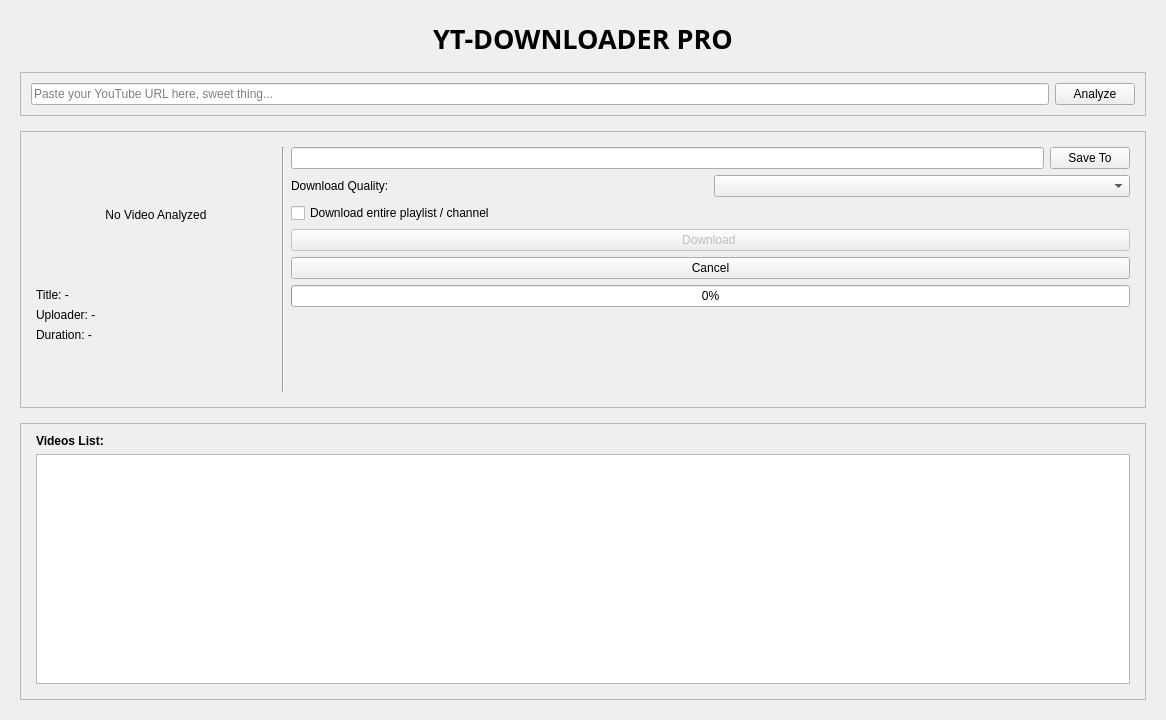
<?xml version="1.0" encoding="UTF-8"?>
<ui version="4.0">
 <class>MainWindow</class>
 <widget class="QMainWindow" name="MainWindow">
  <property name="geometry">
   <rect>
    <x>0</x>
    <y>0</y>
    <width>1166</width>
    <height>720</height>
   </rect>
  </property>
  <property name="windowTitle">
   <string>YT-Downloader PRO v68</string>
  </property>
  <property name="windowIcon">
   <iconset>
    <normaloff>ui/youtube.svg</normaloff>ui/youtube.svg</iconset>
  </property>
  <widget class="QWidget" name="centralwidget">
   <layout class="QVBoxLayout" name="mainLayout">
    <property name="spacing">
     <number>15</number>
    </property>
    <property name="leftMargin">
     <number>20</number>
    </property>
    <property name="topMargin">
     <number>20</number>
    </property>
    <property name="rightMargin">
     <number>20</number>
    </property>
    <property name="bottomMargin">
     <number>20</number>
    </property>
    <item>
     <widget class="QLabel" name="appTitle">
      <property name="font">
       <font>
        <family>Outfit</family>
        <pointsize>20</pointsize>
        <bold>true</bold>
       </font>
      </property>
      <property name="text">
       <string>YT-DOWNLOADER PRO</string>
      </property>
      <property name="alignment">
       <set>Qt::AlignmentFlag::AlignCenter</set>
      </property>
     </widget>
    </item>
    <item>
     <widget class="QFrame" name="inputFrame">
      <property name="frameShape">
       <enum>QFrame::Shape::StyledPanel</enum>
      </property>
      <layout class="QHBoxLayout" name="horizontalLayout">
       <property name="leftMargin">
        <number>10</number>
       </property>
       <property name="topMargin">
        <number>10</number>
       </property>
       <property name="rightMargin">
        <number>10</number>
       </property>
       <property name="bottomMargin">
        <number>10</number>
       </property>
       <item>
        <widget class="QLineEdit" name="urlInput">
         <property name="placeholderText">
          <string>Paste your YouTube URL here, sweet thing...</string>
         </property>
        </widget>
       </item>
       <item>
        <widget class="QPushButton" name="fetchBtn">
         <property name="text">
          <string>Analyze</string>
         </property>
        </widget>
       </item>
      </layout>
     </widget>
    </item>
    <item>
     <widget class="QFrame" name="panelFrame">
      <property name="frameShape">
       <enum>QFrame::Shape::StyledPanel</enum>
      </property>
      <layout class="QHBoxLayout" name="panelLayout">
       <property name="leftMargin">
        <number>15</number>
       </property>
       <property name="topMargin">
        <number>15</number>
       </property>
       <property name="rightMargin">
        <number>15</number>
       </property>
       <property name="bottomMargin">
        <number>15</number>
       </property>
       <item>
        <widget class="QWidget" name="metaWidget" native="true">
         <layout class="QVBoxLayout" name="metaLayout">
          <property name="leftMargin">
           <number>0</number>
          </property>
          <property name="topMargin">
           <number>0</number>
          </property>
          <property name="rightMargin">
           <number>0</number>
          </property>
          <property name="bottomMargin">
           <number>0</number>
          </property>
          <item>
           <widget class="QLabel" name="thumbnail">
            <property name="minimumSize">
             <size>
              <width>240</width>
              <height>135</height>
             </size>
            </property>
            <property name="maximumSize">
             <size>
              <width>240</width>
              <height>135</height>
             </size>
            </property>
            <property name="text">
             <string>No Video Analyzed</string>
            </property>
            <property name="scaledContents">
             <bool>true</bool>
            </property>
            <property name="alignment">
             <set>Qt::AlignmentFlag::AlignCenter</set>
            </property>
           </widget>
          </item>
          <item>
           <widget class="QLabel" name="infoTitle">
            <property name="text">
             <string>Title: -</string>
            </property>
            <property name="wordWrap">
             <bool>true</bool>
            </property>
           </widget>
          </item>
          <item>
           <widget class="QLabel" name="infoAuthor">
            <property name="text">
             <string>Uploader: -</string>
            </property>
           </widget>
          </item>
          <item>
           <widget class="QLabel" name="infoDuration">
            <property name="text">
             <string>Duration: -</string>
            </property>
           </widget>
          </item>
          <item>
           <spacer name="verticalSpacer_1">
            <property name="orientation">
             <enum>Qt::Orientation::Vertical</enum>
            </property>
            <property name="sizeType">
             <enum>QSizePolicy::Policy::Expanding</enum>
            </property>
            <property name="sizeHint" stdset="0">
             <size>
              <width>0</width>
              <height>0</height>
             </size>
            </property>
           </spacer>
          </item>
         </layout>
        </widget>
       </item>
       <item>
        <widget class="QFrame" name="separator">
         <property name="frameShape">
          <enum>QFrame::Shape::VLine</enum>
         </property>
         <property name="frameShadow">
          <enum>QFrame::Shadow::Sunken</enum>
         </property>
        </widget>
       </item>
       <item>
        <widget class="QWidget" name="configWidget" native="true">
         <layout class="QVBoxLayout" name="configLayout">
          <property name="leftMargin">
           <number>0</number>
          </property>
          <property name="topMargin">
           <number>0</number>
          </property>
          <property name="rightMargin">
           <number>0</number>
          </property>
          <property name="bottomMargin">
           <number>0</number>
          </property>
          <item>
           <layout class="QHBoxLayout" name="dirLayout">
            <item>
             <widget class="QLineEdit" name="dirInput">
              <property name="readOnly">
               <bool>true</bool>
              </property>
             </widget>
            </item>
            <item>
             <widget class="QPushButton" name="browseBtn">
              <property name="text">
               <string>Save To</string>
              </property>
             </widget>
            </item>
           </layout>
          </item>
          <item>
           <layout class="QHBoxLayout" name="qualityLayout">
            <item>
             <widget class="QLabel" name="qualityTitle">
              <property name="text">
               <string>Download Quality:</string>
              </property>
             </widget>
            </item>
            <item>
             <widget class="QComboBox" name="qualityCombo"/>
            </item>
           </layout>
          </item>
          <item>
           <widget class="QCheckBox" name="playlistCheckbox">
            <property name="text">
             <string>Download entire playlist / channel</string>
            </property>
            <property name="checked">
             <bool>false</bool>
            </property>
           </widget>
          </item>
          <item>
           <widget class="QPushButton" name="downloadBtn">
            <property name="enabled">
             <bool>false</bool>
            </property>
            <property name="text">
             <string>Download </string>
            </property>
           </widget>
          </item>
          <item>
           <widget class="QPushButton" name="cancelBtn">
            <property name="text">
             <string>Cancel</string>
            </property>
           </widget>
          </item>
          <item>
           <widget class="QProgressBar" name="progressBar">
            <property name="value">
             <number>0</number>
            </property>
           </widget>
          </item>
          <item>
           <widget class="QLabel" name="statusLabel">
            <property name="text">
             <string/>
            </property>
            <property name="alignment">
             <set>Qt::AlignmentFlag::AlignCenter</set>
            </property>
           </widget>
          </item>
          <item>
           <spacer name="verticalSpacer_2">
            <property name="orientation">
             <enum>Qt::Orientation::Vertical</enum>
            </property>
            <property name="sizeType">
             <enum>QSizePolicy::Policy::Expanding</enum>
            </property>
            <property name="sizeHint" stdset="0">
             <size>
              <width>0</width>
              <height>0</height>
             </size>
            </property>
           </spacer>
          </item>
         </layout>
        </widget>
       </item>
      </layout>
     </widget>
    </item>
    <item>
     <widget class="QFrame" name="playlistFrame">
      <property name="frameShape">
       <enum>QFrame::Shape::StyledPanel</enum>
      </property>
      <layout class="QVBoxLayout" name="playlistLayout">
       <property name="leftMargin">
        <number>15</number>
       </property>
       <property name="topMargin">
        <number>10</number>
       </property>
       <property name="rightMargin">
        <number>15</number>
       </property>
       <property name="bottomMargin">
        <number>15</number>
       </property>
       <item>
        <widget class="QLabel" name="playlistTitleLabel">
         <property name="font">
          <font>
           <bold>true</bold>
          </font>
         </property>
         <property name="text">
          <string>Videos List:</string>
         </property>
        </widget>
       </item>
       <item>
        <widget class="QListWidget" name="videoList"/>
       </item>
      </layout>
     </widget>
    </item>
   </layout>
  </widget>
 </widget>
 <resources/>
 <connections/>
</ui>
